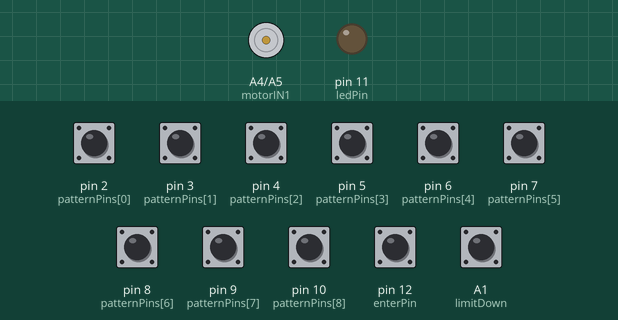
A sketch run on a simulated Arduino Uno, built with avr-gcc and run on an emulated ATmega328P. Shown: motor-driver pin pairs drawn as motors (green arrow = first pin HIGH = forward, orange = second pin HIGH = backward, longer = more drive), output pins drawn as LEDs (lit = HIGH). The test bench sets the inputs (shaded band); at power-on: A1 (limitDown), pin 2 (patternPins[0]), pin 3 (patternPins[1]), pin 4 (patternPins[2]), pin 5 (patternPins[3]), pin 6 (patternPins[4]), pin 7 (patternPins[5]), pin 8 (patternPins[6]), pin 9 (patternPins[7]), pin 10 (patternPins[8]), pin 12 (enterPin) HIGH.

Above: at 1.2 s.
1.3 s: pin 12 (enterPin) pulled LOW for 0.15 s
At 2.7 s:
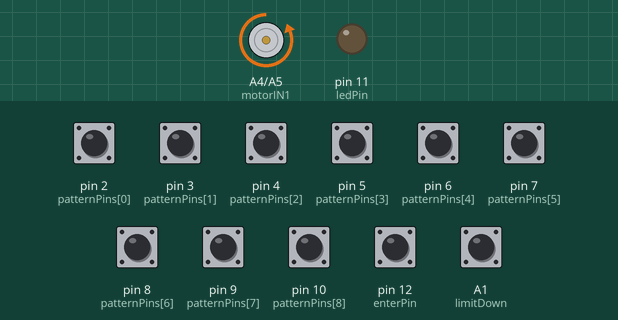
3.0 s: A1 (limitDown) pulled LOW for 0.15 s
At 3.8 s:
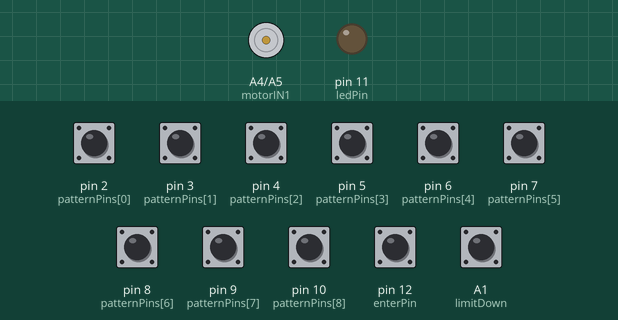
4.6 s: pin 12 (enterPin) pulled LOW for 1 s
At 5.2 s:
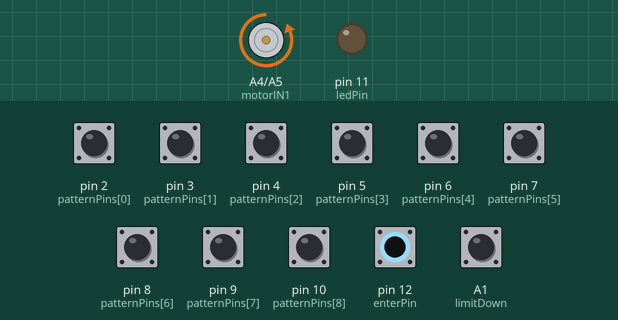
Timing chart, 0 to 7.6 s (numbered marks = the images above; inputs shaded):
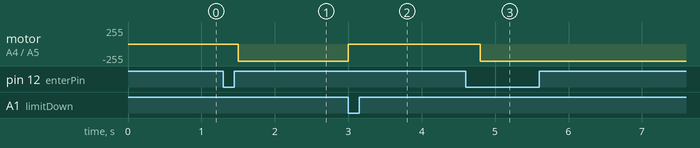

Measured:
- after the input at 1.3 s, motor on A4 (motorIN1) / A5 (motorIN2): stopped → backward 255/255 after 0.20 s
- after the input at 3.0 s, motor on A4 (motorIN1) / A5 (motorIN2): backward 255/255 → stopped at once
- after the input at 4.6 s, motor on A4 (motorIN1) / A5 (motorIN2): stopped → backward 255/255 after 0.20 s

The sketch:

Thread_pattern_Locker_porgram.ino
```cpp
const int patternPins[9] = {2, 3, 4, 5, 6, 7, 8, 9, 10};
const int enterPin = 12;
const int ledPin = 11;

const int limitUp = A0;     // Unlock position switch (NO)
const int limitDown = A1;   // Lock position switch (NO)

const int motorIN1 = A4;    // Motor direction 1
const int motorIN2 = A5;    // Motor direction 2

int secretPattern[9] = {0, 1, 1, 0, 1, 0, 1, 0, 0};

bool actionTriggered = false;

void setup() {
  for (int i = 0; i < 9; i++) {
    pinMode(patternPins[i], INPUT_PULLUP);
  }

  pinMode(enterPin, INPUT_PULLUP);
  pinMode(ledPin, OUTPUT);

  pinMode(limitUp, INPUT_PULLUP);    // NO switches need pull-up
  pinMode(limitDown, INPUT_PULLUP);

  pinMode(motorIN1, OUTPUT);
  pinMode(motorIN2, OUTPUT);

  stopMotor();
  digitalWrite(ledPin, LOW);
}

void loop() {
  if (digitalRead(enterPin) == LOW && !actionTriggered) {
    delay(200);  // Debounce

    int inputPattern[9];
    for (int i = 0; i < 9; i++) {
      inputPattern[i] = digitalRead(patternPins[i]) == LOW ? 1 : 0;
    }

    actionTriggered = true;

    if (checkPattern(inputPattern)) {
      digitalWrite(ledPin, HIGH); // Correct → LED ON
      unlock();
    } else {
      digitalWrite(ledPin, LOW);  // Wrong → LED OFF
      lock();
    }
  }

  // Reset trigger when button released
  if (digitalRead(enterPin) == HIGH) {
    actionTriggered = false;
  }
}

bool checkPattern(int input[]) {
  for (int i = 0; i < 9; i++) {
    if (input[i] != secretPattern[i]) {
      return false;
    }
  }
  return true;
}

void unlock() {
  // Run motor until upper limit switch is triggered (pressed = LOW)
  while (digitalRead(limitUp) == HIGH) {
    digitalWrite(motorIN1, HIGH);
    digitalWrite(motorIN2, LOW);
  }
  stopMotor();
}

void lock() {
  // Run motor until lower limit switch is triggered
  while (digitalRead(limitDown) == HIGH) {
    digitalWrite(motorIN1, LOW);
    digitalWrite(motorIN2, HIGH);
  }
  stopMotor();
}

void stopMotor() {
  digitalWrite(motorIN1, LOW);
  digitalWrite(motorIN2, LOW);
}
```
